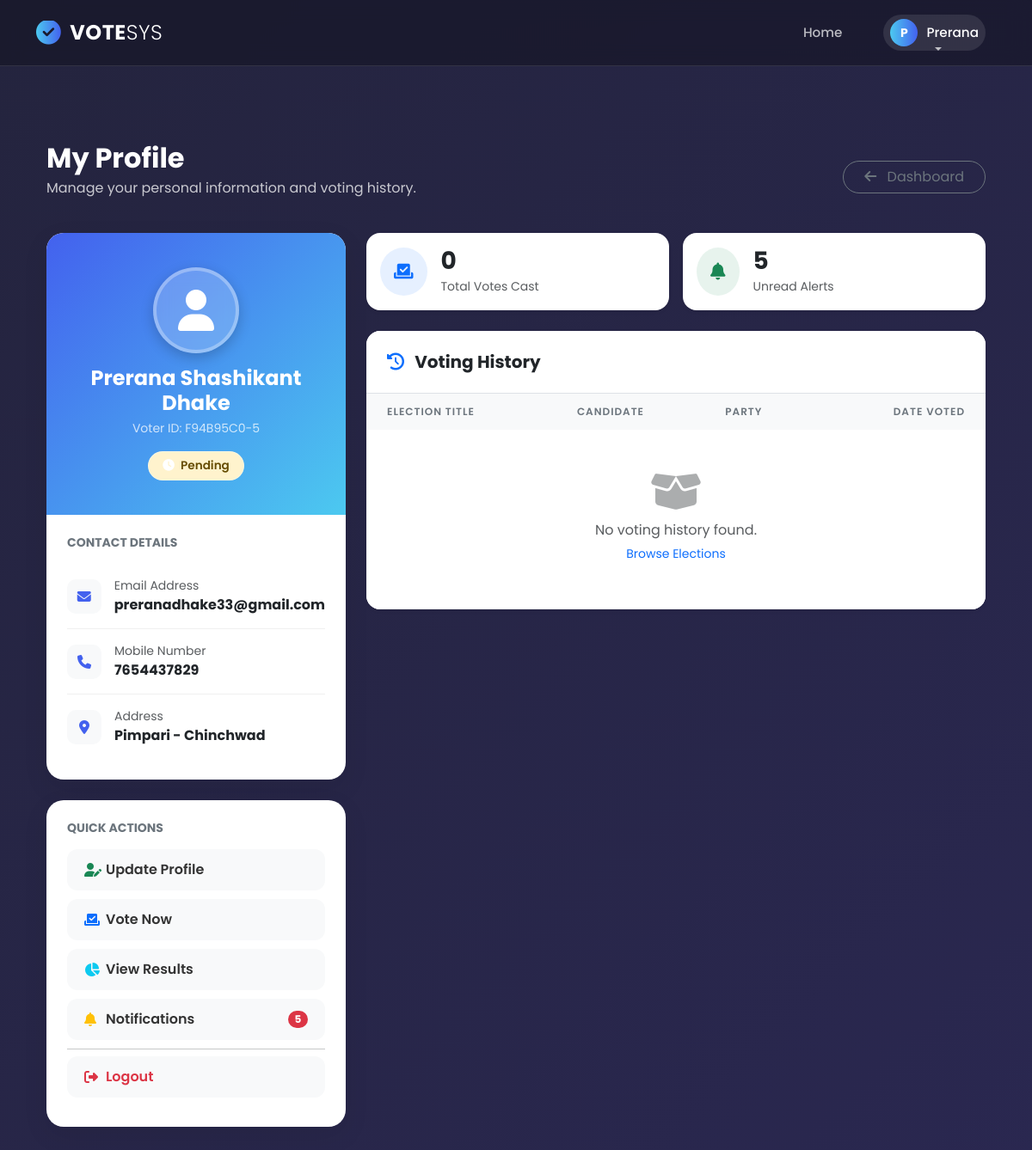
The page /users/voter/profile/ (signed in) on the database as committed earlier.
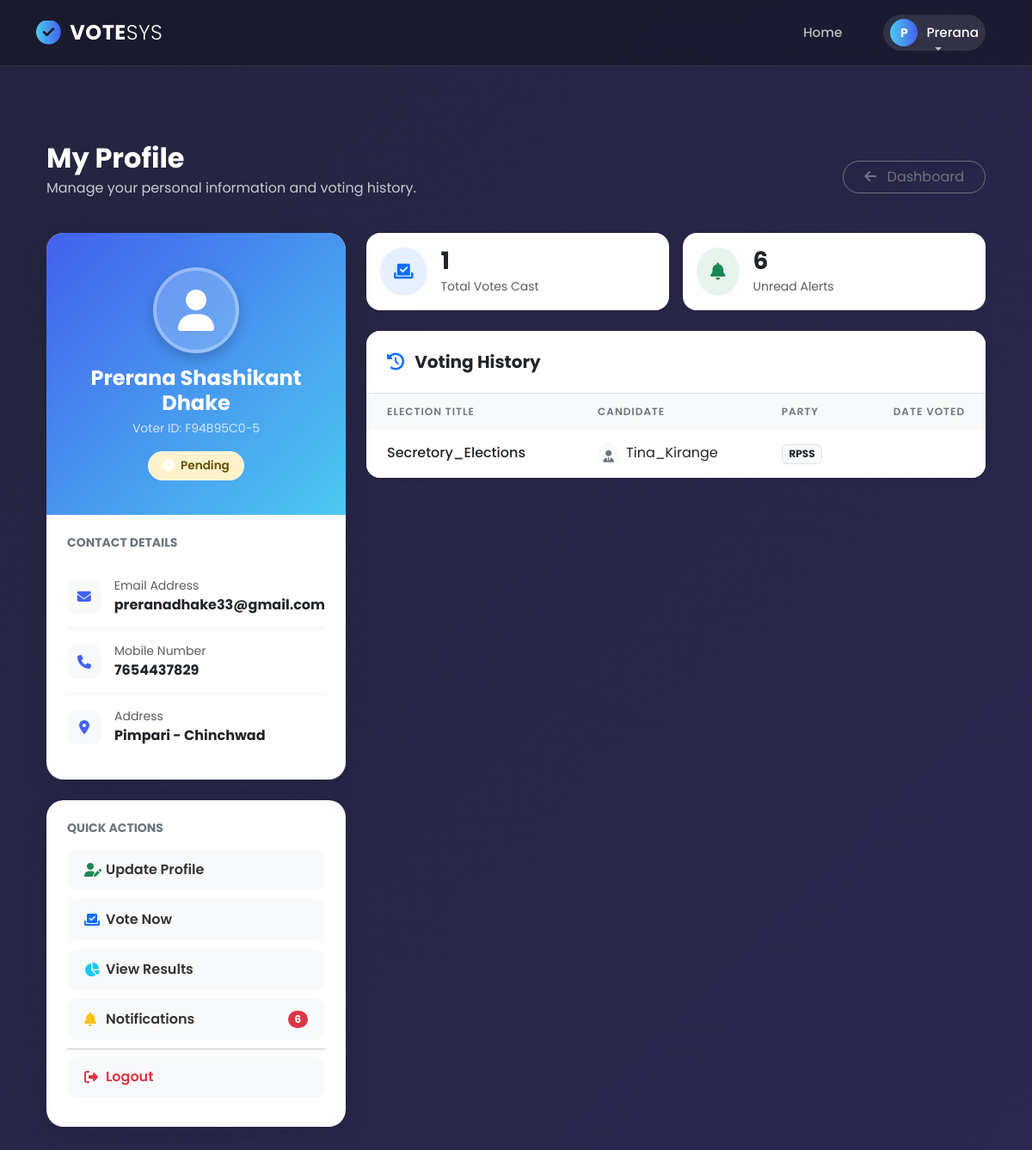
The same page on the database as committed later.
### users/models.py (models this page shows, shortened)
class Vote(models.Model):
    voter = models.ForeignKey(Voter, on_delete=models.CASCADE)
    candidate = models.ForeignKey(Candidate, on_delete=models.CASCADE)
    election = models.ForeignKey(
    'elections.Election',
    on_delete=models.CASCADE,
    related_name='user_votes'
)
    voted_on = models.DateTimeField(auto_now_add=True)
    class Meta:
        constraints = [
            models.UniqueConstraint(
                fields=["voter", "election"],
                name="unique_vote_per_voter_per_election",
            )
        ]

class Candidate(models.Model):
    user = models.OneToOneField(
        settings.AUTH_USER_MODEL,
        on_delete=models.SET_NULL,
        null=True,
        blank=True,
        related_name="candidate_profile",
    )
    elections = models.ManyToManyField(
        Election, blank=True, related_name="candidates"
    )
    name = models.CharField(max_length=100)
    age = models.PositiveIntegerField()
    area = models.CharField(max_length=100)
    party = models.ForeignKey(Party, on_delete=models.CASCADE)
    is_approved = models.BooleanField(default=False)

class Party(models.Model):
    name = models.CharField(max_length=100, unique=True)

### elections/models.py (models this page shows, shortened)
class Election(models.Model):
    ELECTION_TYPES = [
        ('single', 'Single Winner'),
        ('multi', 'Multi Winner'),
        ('referendum', 'Referendum'),
    ]
    title = models.CharField(max_length=200)
    description = models.TextField(blank=True)
    election_type = models.CharField(max_length=30, choices=ELECTION_TYPES, default='single')
    start_date = models.DateTimeField()
    end_date = models.DateTimeField()
    is_active = models.BooleanField(default=False)
    created_at = models.DateTimeField(auto_now_add=True)
    results_published = models.BooleanField(default=False, help_text="Check this to make results visible to voters")
    class Meta:
        ordering = ['-created_at']

### users/views.py (the view, shortened to what this page needs)
# urls.py: path('voter/profile/', views.voter_profile, name='voter_profile'),
@login_required
def voter_profile(request):
    try:
        voter = Voter.objects.get(user=request.user)
    except Voter.DoesNotExist:
        messages.warning(
            request,
            "You are not registered as a voter. Please complete voter registration first."
        )
        return redirect('voter_register')  # redirect to voter registration page
    context = {
        "voter": voter,
        "user_votes": Vote.objects.filter(voter=voter),
        "unread_notifications": Notification.objects.filter(
            voter=voter, is_read=False
        ).count(),
    }
    return render(request, 'voter/profile.html', context)

### users/templates/voter/profile.html (shortened to what the changed rows need)
{% extends 'base.html' %}
{% load static %}
{% block content %}
<link rel="stylesheet" href="https://cdnjs.cloudflare.com/ajax/libs/font-awesome/6.4.0/css/all.min.css">
<div class="container py-5">
    <div class="d-flex justify-content-between align-items-center mb-4">
        <div>
            <h2 class="fw-bold mb-1" style="color: inherit;">My Profile</h2>
        </div>
    </div>
    <div class="row g-4">
        <div class="col-lg-4">
            <div class="profile-card p-4">
                <a href="{% url 'voter_notifications' %}" class="action-btn">
                    <i class="fas fa-bell text-warning"></i> Notifications
                    {% if unread_notifications %}
                        <span class="badge bg-danger rounded-pill ms-auto">{{ unread_notifications }}</span>
                    {% endif %}
                </a>
            </div>
        </div>
        <div class="col-lg-8">
            <div class="row g-3 mb-4">
                <div class="col-md-6">
                    <div class="card border-0 shadow-sm p-3 d-flex flex-row align-items-center rounded-4 profile-card">
                        <div>
                            <h3 class="fw-bold mb-0 text-dark">{{ user_votes.count }}</h3>
                            <small class="text-muted">Total Votes Cast</small>
                        </div>
                    </div>
                </div>
                <div class="col-md-6">
                    <div class="card border-0 shadow-sm p-3 d-flex flex-row align-items-center rounded-4 profile-card">
                        <div>
                            <h3 class="fw-bold mb-0 text-dark">{{ unread_notifications|default:"0" }}</h3>
                            <small class="text-muted">Unread Alerts</small>
                        </div>
                    </div>
                </div>
            </div>
            <div class="card border-0 shadow-sm rounded-4 overflow-hidden profile-card">
                <div class="card-body p-0">
                    <div class="table-responsive">
                        <table class="table table-modern mb-0">
                            <thead>
                                <tr>
                                    <th class="ps-4">Election Title</th>
                                    <th>Candidate</th>
                                    <th>Party</th>
                                    <th class="text-end pe-4">Date Voted</th>
                                </tr>
                            </thead>
                            <tbody>
                                {% for vote in user_votes %}
                                <tr>
                                    <td class="ps-4 fw-medium text-dark">{{ vote.election.title }}</td>
                                    <td>
                                        <div class="d-flex align-items-center text-dark">
                                            <div class="bg-light rounded-circle p-1 me-2" style="width: 25px; height: 25px; text-align: center;">
                                                <i class="fas fa-user-tie small text-secondary"></i>
                                            </div>
                                            {{ vote.candidate.name }}
                                        </div>
                                    </td>
                                    <td>
                                        <span class="badge bg-light text-dark border">
                                            {{ vote.candidate.party.name }}
                                        </span>
                                    </td>
                                    <td class="text-end pe-4 text-muted small">
                                    </td>
                                </tr>
                                {% empty %}
                                <tr>
                                    <td colspan="4" class="text-center py-5">
                                        <div class="text-muted opacity-50 mb-2">
                                            <i class="fas fa-box-open fa-3x"></i>
                                        </div>
                                        <p class="text-muted mb-0">No voting history found.</p>
                                        <a href="{% url 'voter_elections_list' %}" class="btn btn-sm btn-link text-decoration-none">
                                            Browse Elections
                                        </a>
                                    </td>
                                </tr>
                                {% endfor %}
                            </tbody>
                        </table>
                    </div>
                </div>
            </div>
        </div>
    </div>
</div>
{% endblock %}

Rows that differ between the two databases and show on the page:
added Vote: election "Secretory_Elections", candidate.name "Tina_Kirange", candidate.party.name "RPSS"
Other text that changed with them:
{{ unread_notifications }}: "5" → "6"
{{ user_votes.count }}: "0" → "1"
{{ unread_notifications|default:"0" }}: "5" → "6"
text no longer shown: "No voting history found. Browse Elections"
